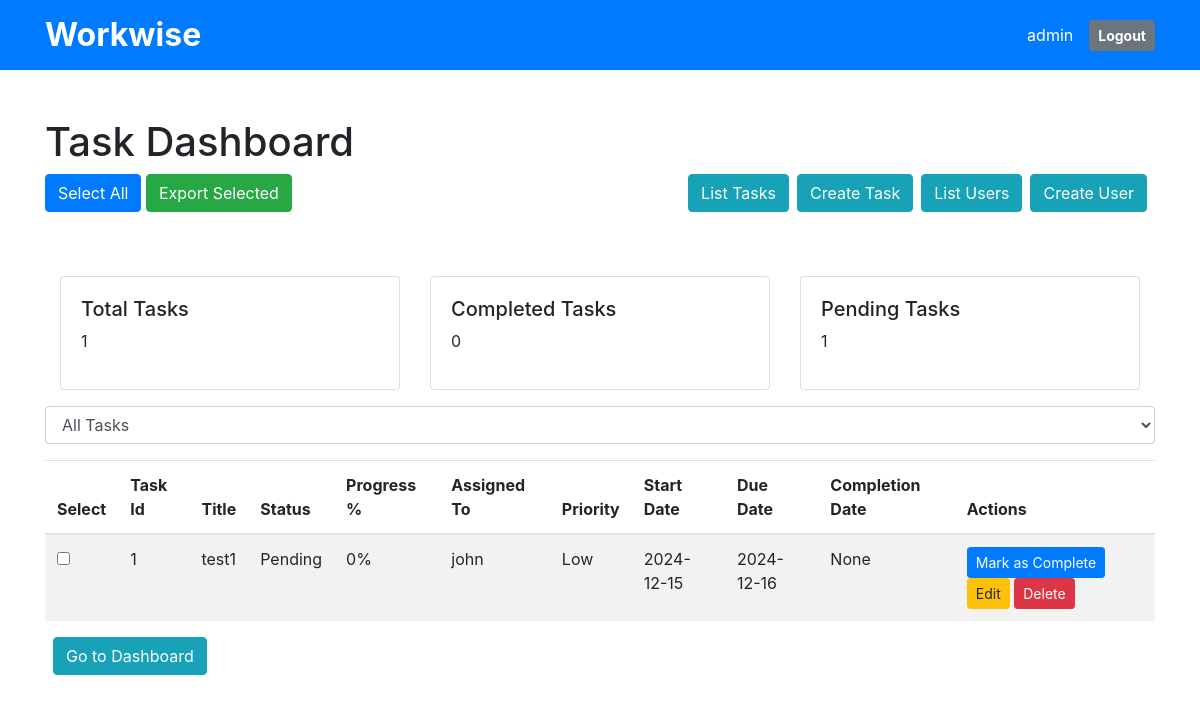
Page /list_tasks (signed in) on the earlier database version.
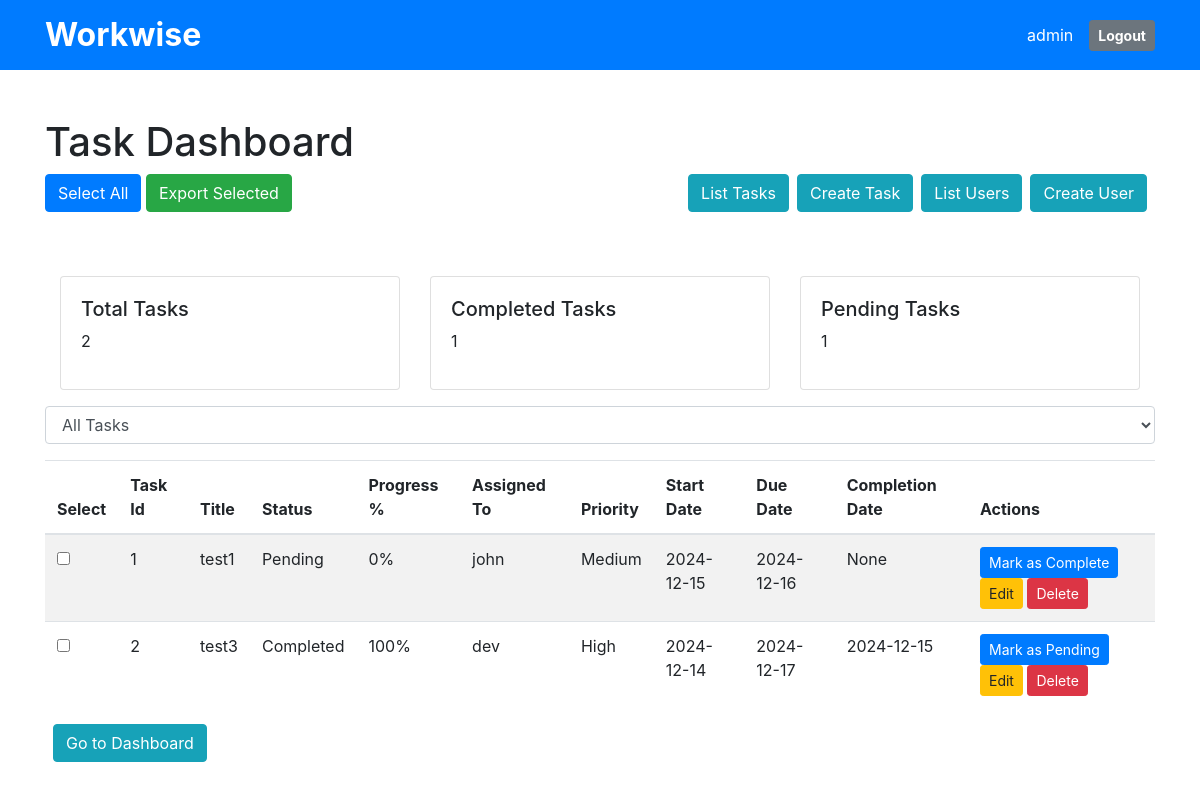
Same page on the later database version.
### app.py (models this page shows)
class Task(db.Model):
    task_id = db.Column(db.Integer, primary_key=True)
    title = db.Column(db.String(100), nullable=True)
    status = db.Column(db.String(20), default='Pending')
    progress_percentage = db.Column(db.String(20), default='0%')
    assigned_to = db.Column(db.Integer, db.ForeignKey(
        'user.id'))  # Link to User table
    start_date = db.Column(db.Date, nullable=True)
    due_date = db.Column(db.Date, nullable=True)
    priority = db.Column(db.String(20), default='Medium')  # High, Medium, Low
    completion_date = db.Column(db.Date, nullable=True)
    delete_status = db.Column(db.String(20), default='False')
    user = db.relationship('User', backref='tasks', lazy=True)

### app.py (the view)
@app.route('/list_tasks', methods=['GET'])
@login_required
def list_tasks():
    filter_status = request.args.get('filter', 'All')
    print('filter_status', filter_status)
    tasks_query = Task.query.filter_by(delete_status='False')
    print('current user name', current_user.name)
    if current_user.role in ['admin', 'dev']:
        print("In admin")
        if filter_status != 'All':
            tasks_query = tasks_query.filter_by(status=filter_status)
    else:
        tasks_query = tasks_query.filter_by(assigned_to=current_user.name)
        if filter_status != 'All':
            tasks_query = tasks_query.filter_by(status=filter_status)
    print(tasks_query)
    tasks = tasks_query.order_by(
        Task.due_date.asc(), Task.priority.desc()).all()
    print(tasks)
    df = pd.DataFrame([{
        'Task Name': task.title,
        'Status': task.status,
        'Assigned To': task.assigned_to if task.assigned_to else 'Unassigned',
        'Due Date': task.due_date,
        'Priority': task.priority
    } for task in tasks])
    print(df)
    if len(df) > 0:
        status_counts = df['Status'].value_counts()
        print(status_counts.head())
    else:
        df = pd.DataFrame({"Status": []})
        statuses = ['Completed', 'Pending']
        status_counts = df['Status'].value_counts()
        status_counts = status_counts.reindex(statuses, fill_value=0)
    if current_user.role in ['admin', 'dev']:
        print(tasks)
        return render_template('task_table.html', tasks=tasks, task_count=len(tasks),
                               completed_tasks=status_counts.get(
                                   'Completed', 0),
                               pending_tasks=status_counts.get('Pending', 0))
    else:
        if current_user.role != 'admin':
            flash('Permission denied.', 'danger')
            return redirect(url_for('dashboard'))

### app.py (called while the page is built)
@login_manager.user_loader
def load_user(user_id):
    return db.session.get(User, int(user_id))

### templates/task_table.html (shortened to what the changed rows need)
<!DOCTYPE html>
<html lang="en">
<head>
  <link href="https://stackpath.bootstrapcdn.com/bootstrap/4.5.2/css/bootstrap.min.css" rel="stylesheet" />
</head>
<body>
  <div class="bg-primary text-white py-3">
    <div class="container d-flex justify-content-between align-items-center">
      <h1 class="mb-0" style="font-size: 2rem; font-weight: bold;">Workwise</h1>
    </div>
  </div>
  <div class="container mt-5">
    <h1>Task Dashboard</h1>
    <div class="container mt-5">
      <div class="row">
        <div class="col-md-4">
          <div class="card">
            <div class="card-body">
              <h5>Total Tasks</h5>
              <p>{{ task_count }}</p>
            </div>
          </div>
        </div>
        <div class="col-md-4">
          <div class="card">
            <div class="card-body">
              <h5>Completed Tasks</h5>
              <p>{{ completed_tasks }}</p>
            </div>
          </div>
        </div>
      </div>
    </div>
    <table class="table table-striped mt-3">
      <thead>
        <tr>
          <th>Select</th>
          <th>Task Id</th>
          <th>Title</th>
          <th>Status</th>
          <th>Progress %</th>
          <th>Assigned To</th>
          <th>Priority</th>
          <th>Start Date</th>
          <th>Due Date</th>
          <th>Completion Date</th>
          <th>Actions</th>
        </tr>
      </thead>
      <tbody>
        {% for task in tasks %}
        <tr>
          <td><input type="checkbox" class="row-checkbox" value="{{ task.task_id }}"></td>
          <td>{{ task.task_id }}</td>
          <td>{{ task.title }}</td>
          <td>{{ task.status }}</td>
          <td>{{ task.progress_percentage }}</td>
          <td>{{ task.assigned_to }}</td>
          <td>{{ task.priority }}</td>
          <td>{{ task.start_date }}</td>
          <td>{{ task.due_date }}</td>
          <td>{{ task.completion_date }}</td>
          <td>
            <form action="{{ url_for('update_status', task_id=task.task_id) }}" method="post" style="display: inline">
              {% if task.status in ['Pending'] %}
              <button class="btn btn-sm btn-primary">Mark as Complete</button>
              {% else%}
              <button class="btn btn-sm btn-primary">Mark as Pending</button>
              {% endif %}
            </form>
            {% if current_user.role in ['admin', 'dev'] %}
            <a href="{{ url_for('task_page', task_id=task.task_id) }}" class="btn btn-sm btn-warning">Edit</a>
            <form action="{{ url_for('delete_task', task_id=task.task_id) }}" method="post" style="display: inline">
              <button class="btn btn-sm btn-danger">Delete</button>
            </form>
            {% endif %}
          </td>
        </tr>
        {% endfor %}
      </tbody>
    </table>
  </div>
</body>
</html>

Differences in the rows shown:
changed Task "test1": priority "Low" → "Medium"
added Task: task_id "2", title "test3", status "Completed", progress_percentage "100%", assigned_to "dev", priority "High", start_date "2024-12-14", due_date "2024-12-17", completion_date "2024-12-15", shows "Mark as Pending"
Other differences:
{{ task_count }}: "1" → "2"
{{ completed_tasks }}: "0" → "1"
